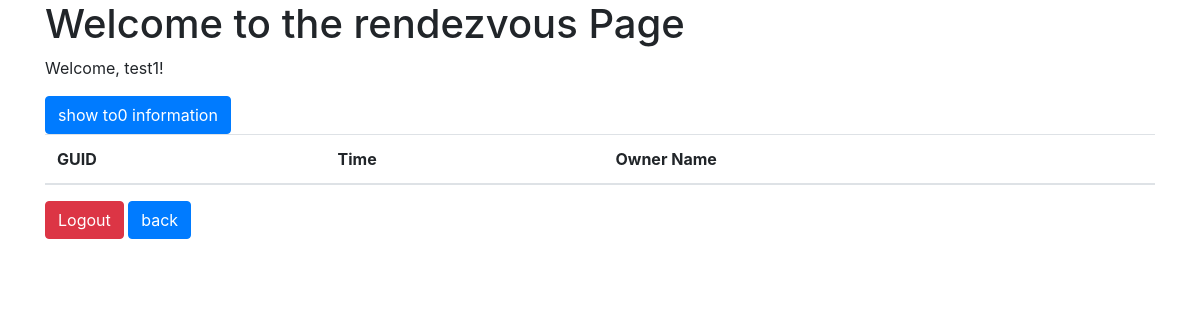
Before: /front/rendezvous/api/to0_in_list (signed in) with the older database file.
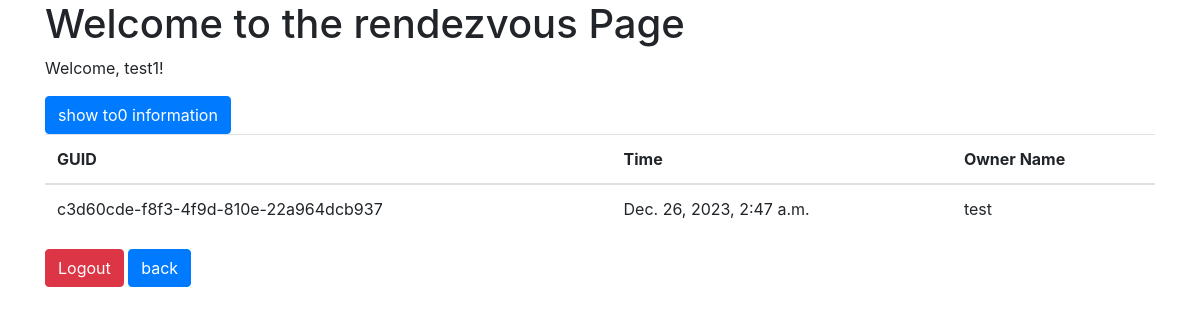
After: the same page with the newer database file.
### rv/models.py (models this page shows)
class to0_information(models.Model):
    guid = models.CharField(max_length=50)
    to0_time = models.DateTimeField(null=True)
    owner_name = models.CharField(max_length=50)

### rv/views.py (the view)
# urls.py: path('api/to0_in_list', views.show_to0_in_api, name='listallto0'),
def show_to0_in_api(request):
    to0_infos = to0_information.objects.all()
    context = {
        'to0_infos': to0_infos,
    }
    return render(request, 'rendezvous.html', context)

### rv/Templates/rendezvous.html (shortened to what this page needs)
<!DOCTYPE html>
<html lang="en">
  <head>
    <link
      rel="stylesheet"
      href="https://stackpath.bootstrapcdn.com/bootstrap/4.3.1/css/bootstrap.min.css"
    />
  </head>
  <body>
    <div class="container">
      <div class="row">
        <div class="col-12">
          <h1>Welcome to the rendezvous Page</h1>
          {% if user.is_authenticated %}
          <p>Welcome, {{ user.username }}!</p>
          <form action="{% url 'listallto0' %}" method="post">
            <button type="submit" class="btn btn-primary">
              show to0 information
            </button>
          </form>
          <table class="table">
            <thead>
              <tr>
                <th>GUID</th>
                <th>Time</th>
                <th>Owner Name</th>
              </tr>
            </thead>
            <tbody>
              {% for info in to0_infos %}
              <tr>
                <td>{{ info.guid }}</td>
                <td>{{ info.to0_time }}</td>
                <td>{{ info.owner_name }}</td>
              </tr>
              {% endfor %}
            </tbody>
          </table>
          <form action="{% url 'logout' %}" method="post">
            <button type="submit" class="btn btn-danger">Logout</button>
            <a href="/front/aio" class="btn btn-primary">back</a>
          </form>
          {% else %}
          <p>You are not logged in.</p>
          <a href="/login" class="btn btn-primary">Login</a>
          {% endif %}
        </div>
      </div>
    </div>
  </body>
</html>

Changed rows visible on the page:
added to0_information: guid "c3d60cde-f8f3-4f9d-810e-22a964dcb937", to0_time "Dec. 26, 2023, 2:47 a.m.", owner_name "test"
